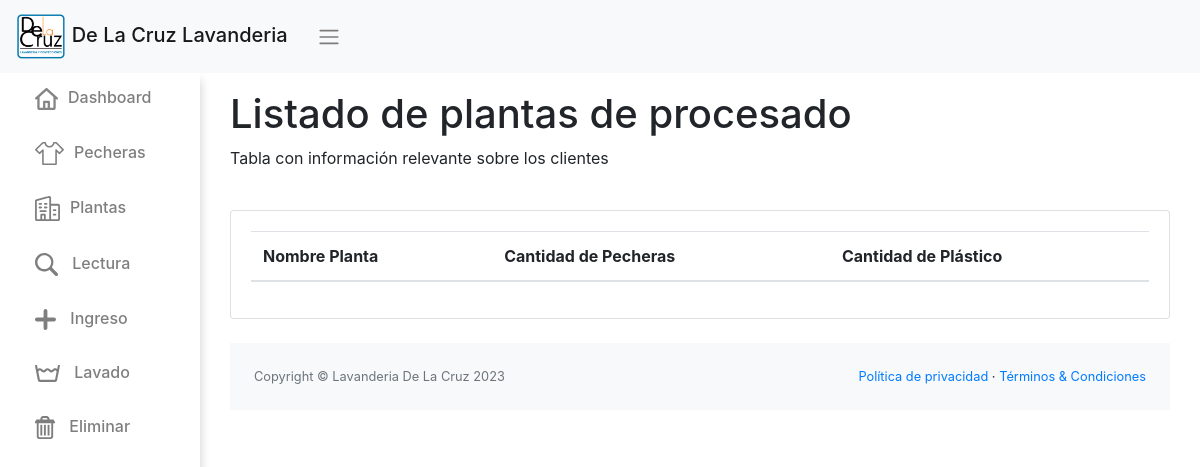
Before: /plantas/ with the older database file.
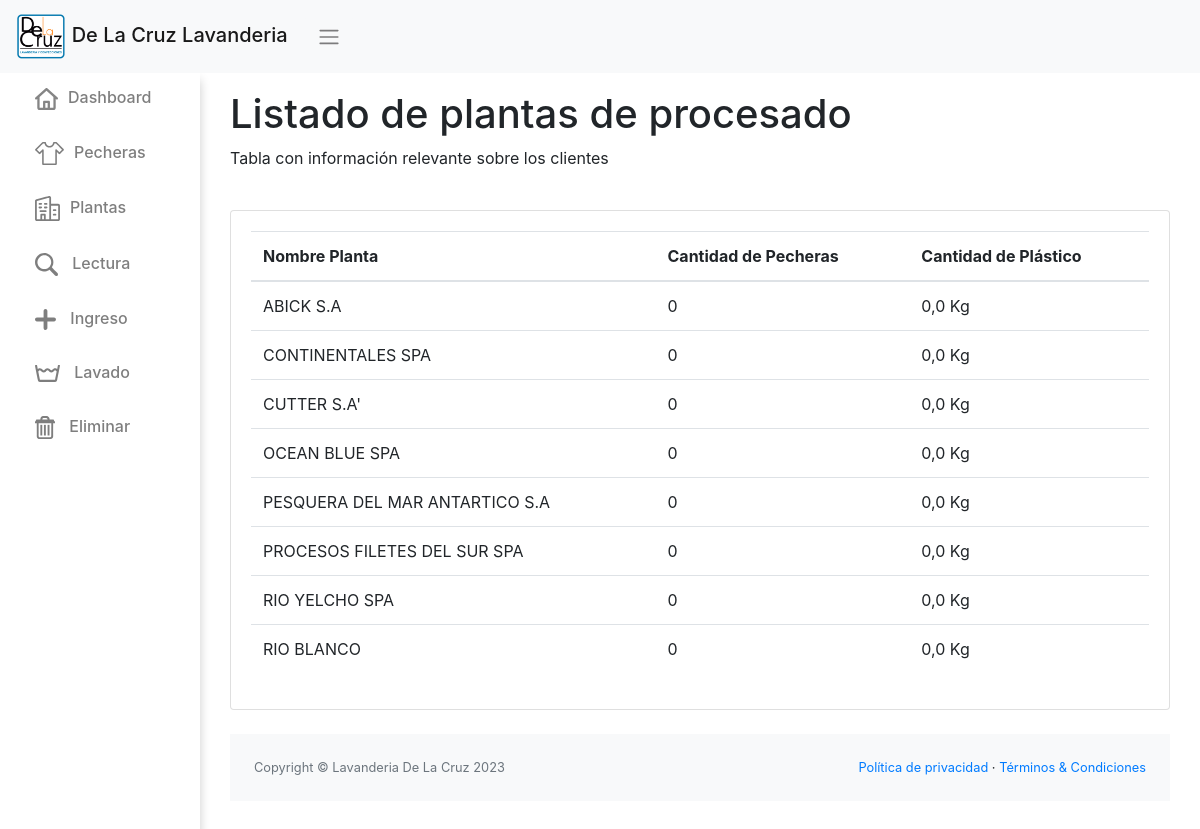
After: the same page with the newer database file.
### app/models.py (models this page shows)
class Planta(models.Model):
    id_planta = models.AutoField(primary_key=True, unique=True)
    nombre = models.CharField(max_length=50,null=True)
    cantidad = models.IntegerField (default=0)
    kilos = models.IntegerField (default=0)

### app/views.py (the view)
# urls.py: path('plantas/', plantas, name='plantas'),
def plantas(request):
    latest_pecheras = Pechera.objects.exclude(eliminada=True).order_by('-fecha_fabricacion')[:]
    plantas = Planta.objects.all()
    for planta in plantas:
        planta.cantidad = Pechera.objects.filter(planta__icontains=planta.id_planta,eliminada=False).count()
        planta.kilos = (planta.cantidad*150)/1000
    context = {
        'latest_pecheras': latest_pecheras,
        'plantas': plantas
    }
    return render(request, 'app/plantas.html', context)

### app/templates/app/plantas.html (shortened to what this page needs)
{% extends 'app/base.html' %}
{% load static %}
{% block contenido %}
<div>
  <div class="row" style="display: flex;  align-items: center;">
    <div class="col-sm-10 mb-3">
      <h1>Listado de plantas de procesado</h1>
      <Spam>Tabla con información relevante sobre los clientes</Spam>
    </div>
  </div><br>
  <div class="card mb-4">
    <div class="card-body">
      <table class="table table-responsive-sm table-fluid">
        <thead>
          <tr>
            <th>Nombre Planta</th>
            <th>Cantidad de Pecheras</th>
            <th>Cantidad de Plástico</th>
          </tr>
        </thead>
        <tbody>
          {% for planta in plantas %}
          {% if planta.id_planta != 1 %}
            <tr>
              <td>{{ planta.nombre }}</td>
              <td>{{ planta.cantidad }}</td>
              <td>{{ planta.kilos }} Kg</td>
            </tr>
          {% endif %}
          {% endfor %}
        </tbody>
      </table>
    </div>
  </div>
  {% endblock %}

Changed rows visible on the page:
added Planta: nombre "ABICK S.A", cantidad "0", kilos "0,0"
added Planta: nombre "CONTINENTALES SPA", cantidad "0", kilos "0,0"
added Planta: nombre "CUTTER S.A'", cantidad "0", kilos "0,0"
added Planta: nombre "OCEAN BLUE SPA", cantidad "0", kilos "0,0"
added Planta: nombre "PESQUERA DEL MAR ANTARTICO S.A", cantidad "0", kilos "0,0"
added Planta: nombre "PROCESOS FILETES DEL SUR SPA", cantidad "0", kilos "0,0"
added Planta: nombre "RIO YELCHO SPA", cantidad "0", kilos "0,0"
added Planta: nombre "RIO BLANCO", cantidad "0", kilos "0,0"
